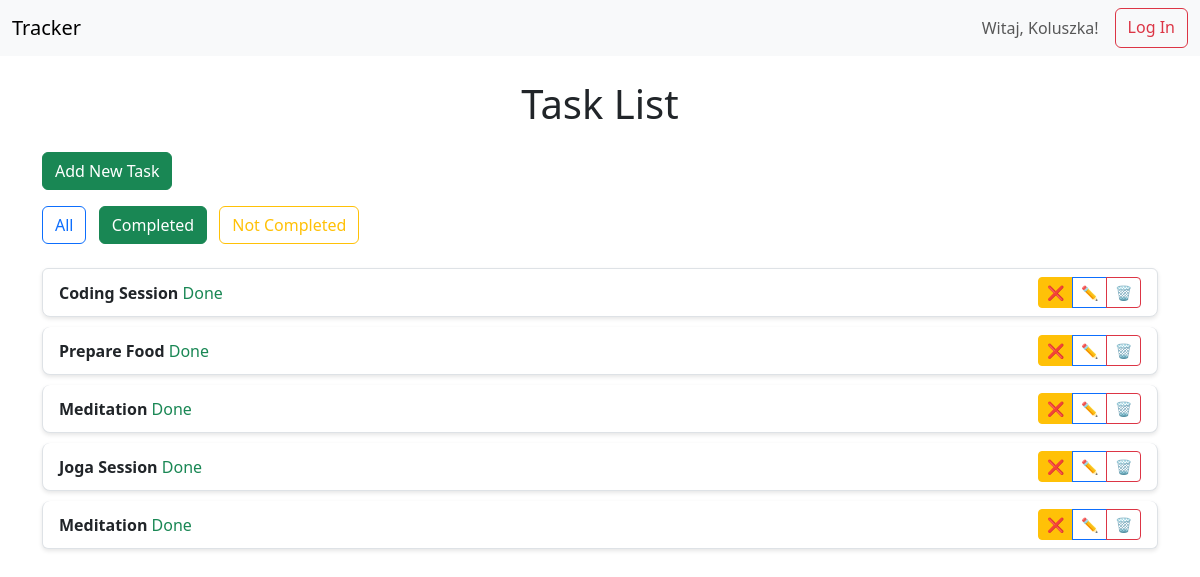
The app's page /?filter=completed (signed in), older data.
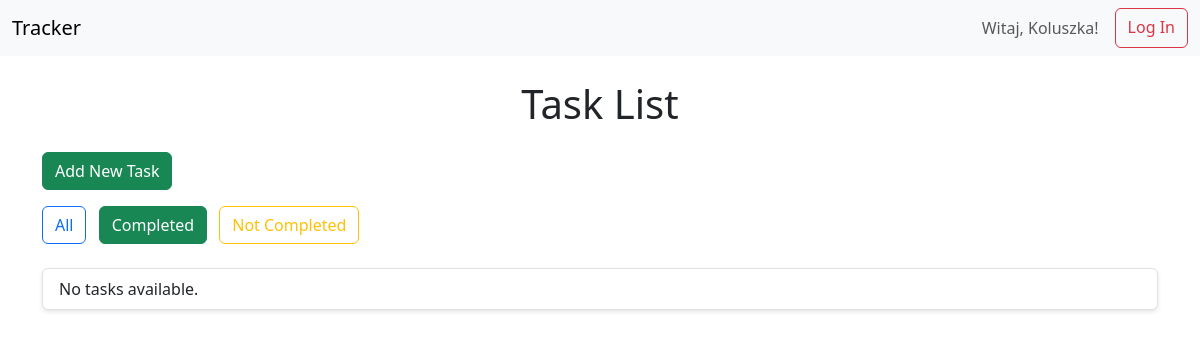
The same page, newer data.
### tasks/models.py (models this page shows, shortened)
class Task(models.Model):
    title = models.CharField(max_length=200)
    description = models.TextField(blank=True)
    completed = models.BooleanField(default=False)
    user = models.ForeignKey(User, on_delete=models.CASCADE)
    due_date = models.DateField(null=True, blank=True)
    template = models.ForeignKey('TaskTemplate', null=True, blank=True, on_delete=models.SET_NULL)

### tasks/views.py (the view)
# urls.py: path('', views.task_list, name='task_list'),
@login_required
def task_list(request):
    filter_option = request.GET.get('filter', 'all')  # domyślnie 'all'
    if filter_option == 'completed':
        tasks = Task.objects.filter(completed=True)
    elif filter_option == 'not_completed':
        tasks = Task.objects.filter(completed=False)
    else:
        tasks = Task.objects.all()
    return render(request, 'tasks/task_list.html', {'tasks': tasks, 'filter_option': filter_option})

### tasks/templates/tasks/task_list.html (shortened to what this page needs)
<!DOCTYPE html>
<html lang="en">
<head>
    {% load static %}
    <link rel="stylesheet" href="{% static 'tasks/style.css' %}">
    <link href="https://cdn.jsdelivr.net/npm/bootstrap@5.3.0/dist/css/bootstrap.min.css" rel="stylesheet">
</head>
<body>
<nav class="navbar navbar-expand-lg navbar-light bg-light mb-4">
    <div class="container-fluid">
        <a class="navbar-brand" href="/">Tracker</a>
        <div class="d-flex">
            {% if user.is_authenticated %}
                <span class="navbar-text me-3">Witaj, {{ user.username }}!</span>
                <a href="{% url 'logout' %}" class="btn btn-outline-danger">Log In</a>
            {% else %}
                <a href="{% url 'login' %}" class="btn btn-outline-primary">Log Out</a>
            {% endif %}
        </div>
    </div>
</nav>
<div class="container">
    <h1 class="text-center mb-4">Task List</h1>
    <a href="{% url 'add_task' %}" class="btn btn-success mb-3">Add New Task</a>
    <div class="mb-4">
        <a href="{% url 'task_list' %}?filter=all" class="btn {% if filter_option == 'all' %}btn-primary{% else %}btn-outline-primary{% endif %} me-2">All</a>
        <a href="{% url 'task_list' %}?filter=completed" class="btn {% if filter_option == 'completed' %}btn-success{% else %}btn-outline-success{% endif %} me-2">Completed</a>
        <a href="{% url 'task_list' %}?filter=not_completed" class="btn {% if filter_option == 'not_completed' %}btn-warning{% else %}btn-outline-warning{% endif %}">Not Completed</a>
    </div>
    <ul class="list-group">
        {% for task in tasks %}
        <li class="list-group-item">
            <div class="d-flex justify-content-between align-items-center">
                <div>
                    <strong>{{ task.title }}</strong>
                    {% if task.completed %}
                        <span class="text-success">Done</span>
                    {% else %}
                        <span class="text-warning">Not Done</span>
                    {% endif %}
                </div>
                <div class="btn-group">
                    <a href="{% url 'toggle_task' task.id %}" class="btn btn-sm {% if task.completed %}btn-warning{% else %}btn-success{% endif %}">
                        {% if task.completed %}❌{% else %}✓{% endif %}
                    </a>
                    <a href="{% url 'edit_task' task.id %}" class="btn btn-sm btn-outline-primary">✏️</a>
                    <a href="{% url 'delete_task' task.id %}" class="btn btn-sm btn-outline-danger" onclick="return confirm('Czy na pewno usunąć to zadanie?');">🗑️</a>
                </div>
            </div>
        </li>
        {% empty %}
            <li class="list-group-item">No tasks available.</li>
        {% endfor %}
    </ul>
</div>
</body>
</html>

### tasks/static/tasks/style.css (style rules this page uses)
body { font-family: Arial, sans-serif; background-color: #f2f2f2; margin: 20px; }
h1 { color: #333; }
ul { list-style-type: none; padding: 0; }
li { background: white; margin-bottom: 10px; padding: 10px; border-radius: 8px; box-shadow: 0px 2px 4px rgba(0,0,0,0.1); }
a { text-decoration: none; color: blue; }

Row changes from the older to the newer data that the page shows:
removed Task: title "Coding Session", completed "Done"
removed Task: title "Prepare Food", completed "Done"
removed Task: title "Meditation", completed "Done"
removed Task: title "Joga Session", completed "Done"
removed Task: title "Meditation", completed "Done"
Text that changed along with them:
text now shown: "No tasks available."
